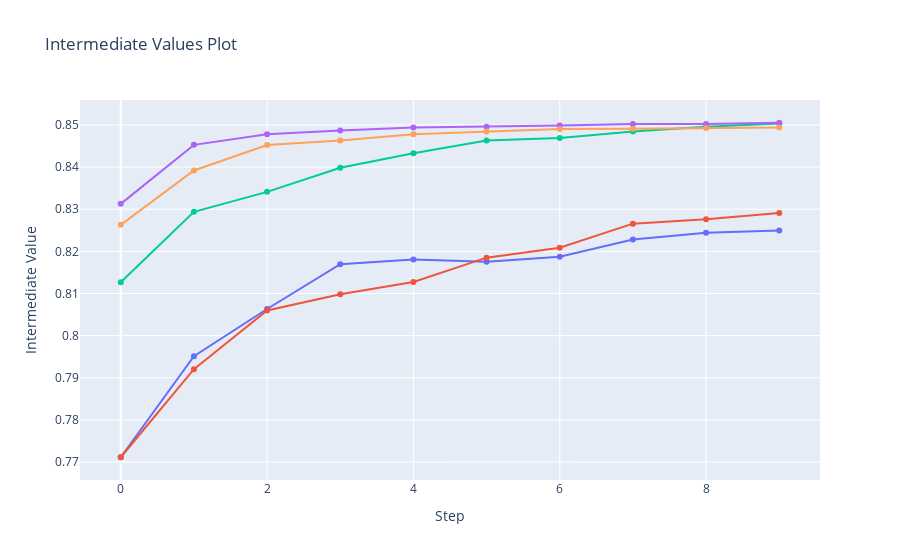

Notebook code for this chart:
### Code cell
%run ./Preprocessing.ipynb
%run ./xgboost.ipynb
%run ./lgbm.ipynb

### Figure 1 — Plotly figure (JSON) as saved in the notebook; plotly's stock layout.template omitted (floating-point values rounded to 4 significant figures)
{"data": [{"marker": {"maxdisplayed": 10}, "mode": "lines+markers", "name": "Trial0", "type": "scatter", "x": [0, 1, 2, 3, 4, 5, 6, 7, 8, 9], "y": [0.7711, 0.7951, 0.8063, 0.817, 0.8181, 0.8175, 0.8187, 0.8228, 0.8244, 0.8249]}, {"marker": {"maxdisplayed": 10}, "mode": "lines+markers", "name": "Trial1", "type": "scatter", "x": [0, 1, 2, 3, 4, 5, 6, 7, 8, 9], "y": [0.7711, 0.792, 0.806, 0.8098, 0.8127, 0.8185, 0.8209, 0.8266, 0.8276, 0.8291]}, {"marker": {"maxdisplayed": 10}, "mode": "lines+markers", "name": "Trial2", "type": "scatter", "x": [0, 1, 2, 3, 4, 5, 6, 7, 8, 9], "y": [0.8127, 0.8294, 0.8341, 0.8398, 0.8433, 0.8463, 0.8469, 0.8484, 0.8496, 0.8503]}, {"marker": {"maxdisplayed": 10}, "mode": "lines+markers", "name": "Trial3", "type": "scatter", "x": [0, 1, 2, 3, 4, 5, 6, 7, 8, 9], "y": [0.8313, 0.8453, 0.8478, 0.8487, 0.8494, 0.8496, 0.8499, 0.8502, 0.8502, 0.8505]}, {"marker": {"maxdisplayed": 10}, "mode": "lines+markers", "name": "Trial4", "type": "scatter", "x": [0, 1, 2, 3, 4, 5, 6, 7, 8, 9], "y": [0.8263, 0.8392, 0.8452, 0.8463, 0.8478, 0.8485, 0.849, 0.8491, 0.8493, 0.8494]}], "layout": {"autosize": true, "showlegend": false, "title": {"text": "Intermediate Values Plot"}, "xaxis": {"autorange": true, "range": [-0.5379, 9.538], "title": {"text": "Step"}, "type": "linear"}, "yaxis": {"autorange": true, "range": [0.7646, 0.8571], "title": {"text": "Intermediate Value"}, "type": "linear"}}}
